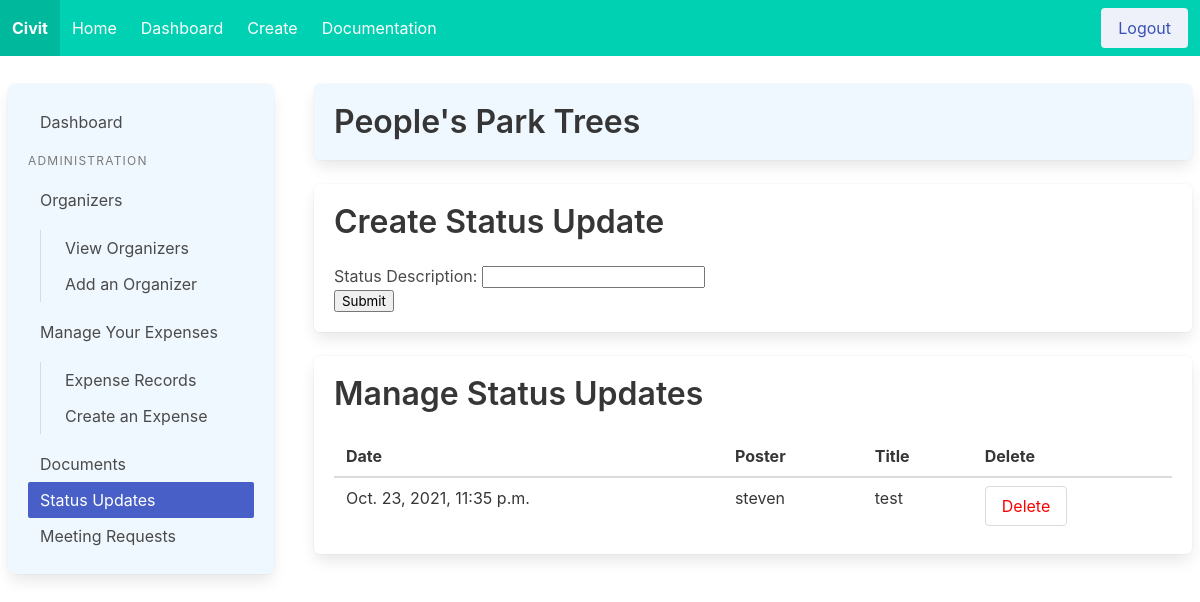
The page /initiative/4/statuspanel (signed in) on the database as committed earlier.
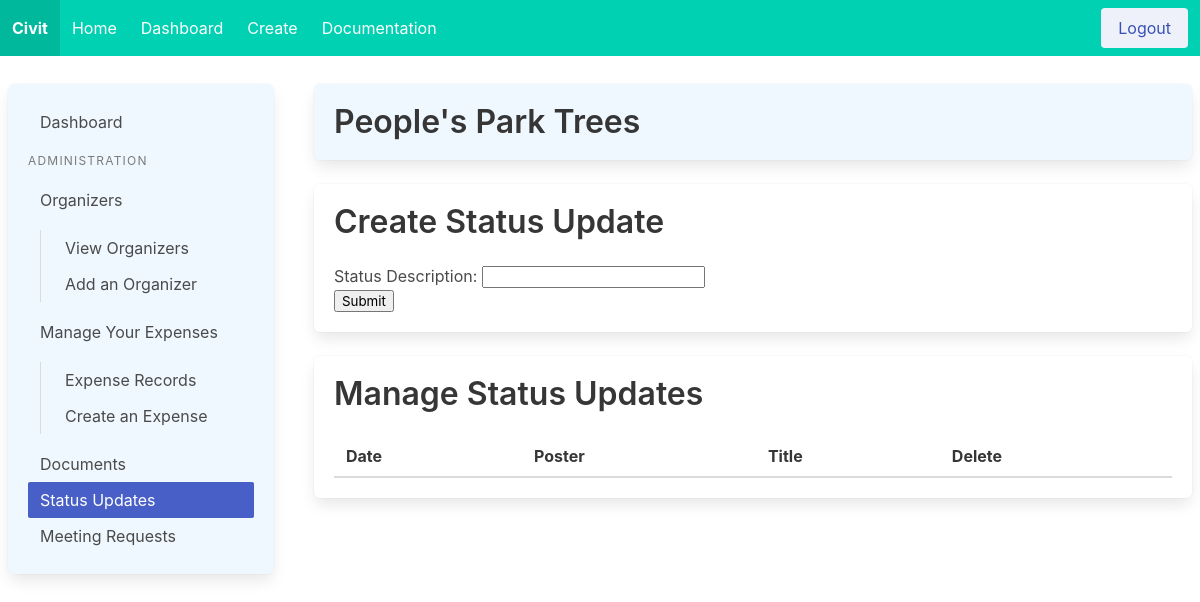
The same page on the database as committed later.
### initz/models.py (models this page shows, shortened)
class Initiative(models.Model):
    primary_organizer = models.ForeignKey(User, related_name='primary_organizer', on_delete=models.CASCADE)
    title = models.CharField(max_length=200)
    problem_statement = models.TextField()
    people_impact = models.TextField()
    legislative_scope = models.TextField()
    date_created = models.DateTimeField(auto_now_add=True, editable=False)
    type = models.CharField(max_length=25)
    supporters = models.ManyToManyField(User, related_name='supporters')
    donors = models.ManyToManyField(User, related_name='donors')
    sponsors = models.ManyToManyField(User, related_name='sponsors')
    organizers = models.ManyToManyField(User, related_name='organizers')
    def getStatusUpdates(self):
        statusUpdates = StatusUpdate.objects.filter(initiative=self.pk)
        return statusUpdates

class StatusUpdate(models.Model):
    initiative = models.ForeignKey(Initiative, on_delete=models.CASCADE)
    poster = models.ForeignKey(User, on_delete=models.CASCADE)
    date_created = models.DateTimeField(auto_now_add=True, editable=False)
    text_content = models.TextField()

### accounts/models.py (models this page shows)
class User(AbstractUser):
    bio = models.TextField(max_length=500, blank=True)
    profile_picture = models.URLField(blank=True, null=True)

### initz/views.py (the view, shortened to what this page needs)
# urls.py: path('<pk>/statuspanel', views.status_panel, name='statuspanel'),
@login_required
def status_panel(request, pk):
    initiative = Initiative.objects.get(pk=pk)
    if request.method == 'GET':
        return render(request, 'controlpanel/viewstatus.html', {'initiative': initiative, 'form': StatusUpdateForm})

### templates/controlpanel/viewstatus.html (shortened to what this page needs)
{% extends 'controlpanel/panelhome.html' %}
{% block panel %}
    <div class="box" style="border-radius: 7px; background-color: aliceblue">
        <aside class="menu">
          <ul class="menu-list">
            <li><a>Dashboard</a></li>
          </ul>
          <p class="menu-label">
            Administration
          </p>
          <ul class="menu-list">
            <li>
              <a href="{% url 'manageorganizers' initiative.pk %}">Organizers</a>
              <ul>
                <li><a>View Organizers</a></li>
                <li><a>Add an Organizer</a></li>
              </ul>
            </li>
            <li>
              <a>Manage Your Expenses</a>
              <ul>
                <li><a >Expense Records</a></li>
                <li><a href="{% url 'create_expense' initiative.pk %}">Create an Expense</a></li>
              </ul>
            </li>
            <li><a href="{% url 'docspanel' initiative.pk %}">Documents</a></li>
            <li><a class="is-active" href="{% url 'statuspanel' initiative.pk %}">Status Updates</a></li>
            <li><a href="{% url 'meetingreqspanel' initiative.pk %}">Meeting Requests</a></li>
          </ul>
        </aside>
    </div>
{% endblock %}
{% block body %}
    <div>
        <div class="box" style="background-color: aliceblue">
            <h1 class="title">{{ initiative.title }}</h1>
        </div>
        <div class="box">
            <h1 class="title">Create Status Update</h1>
            <form method="post">
                {{ form.as_p }}
                <input type="submit" value="Submit">
            </form>
        </div>
        <div class="box">
            <h1 class="title">Manage Status Updates</h1>
            <table class="table is-fullwidth">
                <thead>
                    <tr>
                        <th>Date</th>
                        <th>Poster</th>
                        <th>Title</th>
                        <th>Delete</th>
                    </tr>
                </thead>
                {% for status in initiative.getStatusUpdates %}
                <tbody>
                    <tr>
                        <td>{{ status.date_created }}</td>
                        <td>{{ status.poster }}</td>
                        <td>{{ status.text_content }}</td>
                        {% if user.is_authenticated %}
                        <td><a class="button" href="{% url 'delete_status' initiative.pk status.pk %}" style="color:red">Delete</a></td>
                        {% endif %}
                    </tr>
                </tbody>
                {% endfor %}
            </table>
        </div>
    </div>
{% endblock %}

### templates/controlpanel/panelhome.html
{% extends 'base.html' %}
{% block content %}
    <div>
        <div>
            <div class="columns">
                <div class="column is-one-quarter" style="padding: 20px; margin-top: 20px">
                    {% block panel %}
                    {% endblock %}
                </div>
                <div class="column" style="padding: 20px; margin-top: 20px">
                    {% block body %}
                    {% endblock %}
                </div>
            </div>
        </div>
    </div>
{% endblock %}

### templates/base.html (shortened to what this page needs)
<!DOCTYPE html>
<html lang="en">
<head>
    <link rel="stylesheet" href="https://cdn.jsdelivr.net/npm/bulma@0.9.3/css/bulma.min.css">
    {% load static %}
    <link rel="stylesheet" href="{% static 'styles.css' %}">
</head>
<body>
<div>
    <div>
        <nav class="navbar is-primary" role="navigation" aria-label="main navigation">
  <div class="navbar-brand">
    <a class="navbar-item" href="{% url 'landing' %}">
      <b>Civit</b>
    </a>
  </div>
  <div id="navbarBasicExample" class="navbar-menu">
    <div class="navbar-start">
        {% if user.is_authenticated %}
      <a class="navbar-item" href="{% url 'landing' %}">
        Home
      </a>
      <a class="navbar-item" href="{% url 'dashboardpanel' %}">
      Dashboard
        </a>
        <a class="navbar-item" href="{% url 'create' %}">
          Create
        </a>
      <a class="navbar-item">
        Documentation
      </a>
      {% endif %}
    </div>
    <div class="navbar-end">
      <div class="navbar-item">
        <div class="buttons">
          {% if user.is_authenticated %}
              <a class="button is-link is-light" href="{% url 'logout' %}">
            Logout
          </a>
        {% endif %}
        </div>
      </div>
    </div>
  </div>
</nav>
    </div>
    <div>
        {% block content %}
        {% endblock %}
    </div>
</div>
</body>
</html>

Rows that differ between the two databases and show on the page:
removed StatusUpdate: date_created "Oct. 23, 2021, 11:35 p.m.", poster "steven", text_content "test"
